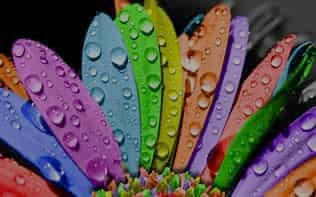
#> input picture images/colors.jpeg, 316 x 197 px
$ python histogram_equalizer_color.py
#> lines starting #> are read from the running program, lines starting #| are printed output that depends on the picture
#> further down, orginal is the input picture: shape (197, 316, 3); mean B, G, R 82, 82.4, 93.4
### graph_helper.py
from matplotlib import pyplot as plt
import numpy as np

class plot_graph:
    def display_histogram(img,title):
#> called with title = 'Histogram before Equalization'
        hist,bins=np.histogram(img.flatten(),256,[0,256])
#> hist = 256 values, max 15180 at index 0, min 0 at index 209, mean 729.5; bins = 257 values from 0 to 256
        plt.hist(img.flatten(),256,[0,256],color='blue')
        plt.title(title)
        plt.xlim([0,256])
        plt.show()
#> figure, not shown here; tallest bar 15180 high, from x = 0 to 1


### histogram_equalizer_color.py
import cv2
import numpy as np
from PIL import Image
from graph_helper import plot_graph

def hist_equalizer(color):
    h,bin_b=np.histogram(color.flatten(),256,[0,256])
    cdf=np.cumsum(h)
    cdf_m=np.ma.masked_equal(cdf,0)
    cdf_m=(cdf_m - cdf_m.min())*255/(cdf_m.max()-cdf_m.min())
    cdf_final=np.ma.filled(cdf_m,0).astype('uint8')
    return cdf_final[color]

def myhistogram_equalization(img):
    blue,green,red=cv2.split(img)
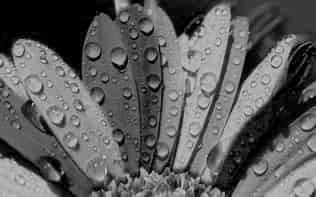
#> red: shape (197, 316); min 0, max 208, mean 93.4
    equ_b=hist_equalizer(blue)
#> in hist_equalizer, `h,bin_b=np.histogram(color.flatten(),256,[0,256])`: h = 256 values, max 5875 at index 0, min 0 at index 201, mean 243.2; bin_b = 257 values from 0 to 256
#> in hist_equalizer, `cdf=np.cumsum(h)`: cdf = 256 values from 5875 to 62252
#> in hist_equalizer, `cdf_final=np.ma.filled(cdf_m,0).astype('uint8')`: cdf_final = 256 values from 0 to 255
#> in hist_equalizer, `return cdf_final[color]`:
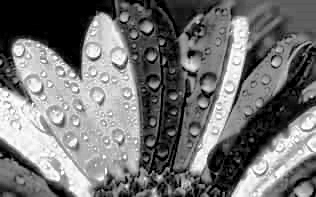
#> returned value: shape (197, 316); min 0, max 255, mean 115.7
    equ_g=hist_equalizer(green)
#> in hist_equalizer (call 2), `h,bin_b=np.histogram(color.flatten(),256,[0,256])`: h = 256 values, max 4836 at index 0, min 0 at index 195, mean 243.2
#> in hist_equalizer (call 2), `cdf=np.cumsum(h)`: cdf = 256 values from 4836 to 62252
#> in hist_equalizer (call 2), `return cdf_final[color]`:
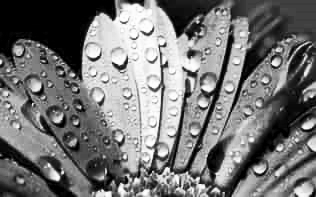
#> returned value: shape (197, 316); min 0, max 255, mean 117.9
    equ_r=hist_equalizer(red)
#> in hist_equalizer (call 3), `h,bin_b=np.histogram(color.flatten(),256,[0,256])`: h = 256 values, max 4469 at index 0, min 0 at index 205, mean 243.2
#> in hist_equalizer (call 3), `cdf=np.cumsum(h)`: cdf = 256 values from 4469 to 62252
#> in hist_equalizer (call 3), `return cdf_final[color]`:
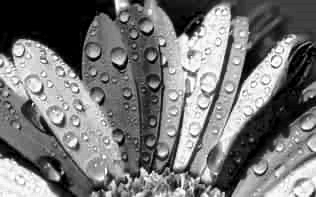
#> returned value: shape (197, 316); min 0, max 255, mean 118.6
    equ=cv2.merge((equ_b,equ_g,equ_r))
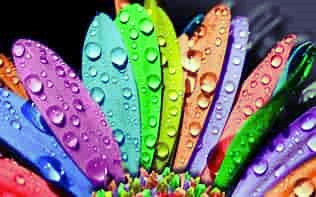
#> equ: shape (197, 316, 3); mean B, G, R 115.7, 117.9, 118.6
    return equ

def histogram_equalization(img):
    blue,green,red=cv2.split(img)
    equ_b=cv2.equalizeHist(blue)
    equ_g=cv2.equalizeHist(green)
    equ_r=cv2.equalizeHist(red)
    equ=cv2.merge((equ_b,equ_g,equ_r))
    return equ

if __name__=='__main__':
    orginal=cv2.imread('./images/colors.jpeg')
    plot_graph.display_histogram(orginal,'Histogram before Equalization')
    #final=histogram_equalization(orginal)
    final=myhistogram_equalization(orginal)
    plot_graph.display_histogram(final,'Histogram after Equalization')
#> call 2 of display_histogram, with title = 'Histogram after Equalization'
#> in display_histogram (call 2), `hist,bins=np.histogram(img.flatten(),256,[0,256])`: hist = 256 values, max 15180 at index 0, min 0 at index 13, mean 729.5
#> in display_histogram (call 2), `plt.show()`:
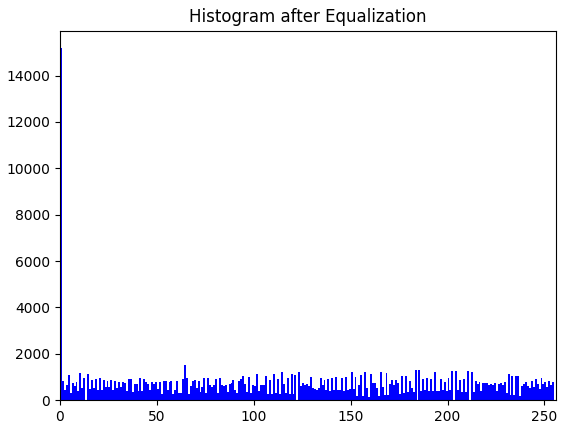
#> figure drawn by matplotlib, 1 panel; tallest bar 15180 high, from x = 0 to 1
    ''' cv2.namedWindow("Before and After", cv2.WINDOW_NORMAL)
    cv2.resizeWindow("Before and After", 700, 700) '''
    stacked = np.hstack((orginal,final))
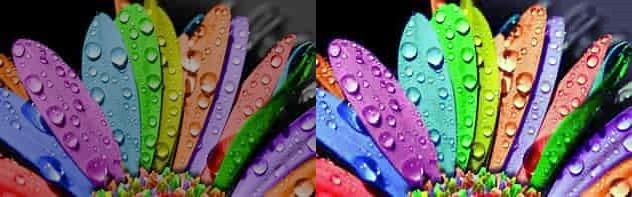
#> stacked: shape (197, 632, 3); mean B, G, R 98.9, 100.2, 106
    cv2.imshow('Before and After',stacked)
    cv2.waitKey(0)
    cv2.destroyAllWindows()

$ run again, with images/black-hole.jpeg copied over images/colors.jpeg
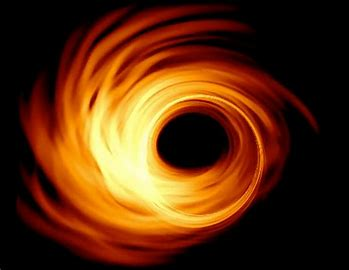
#> input picture images/black-hole.jpeg, 349 x 270 px
#> orginal is the input picture: shape (270, 349, 3); mean B, G, R 13.5, 44.5, 90.4
#> hist = 256 values, max 134352 at index 0, min 204 at index 211, mean 1104.3; bins = 257 values from 0 to 256
#> h = 256 values, max 55733 at index 0, min 0 at index 213, mean 368.1; bin_b = 257 values from 0 to 256
#> cdf = 256 values from 55733 to 94230
#> cdf_final = 256 values from 0 to 255
#> in myhistogram_equalization, `equ=cv2.merge((equ_b,equ_g,equ_r))`:
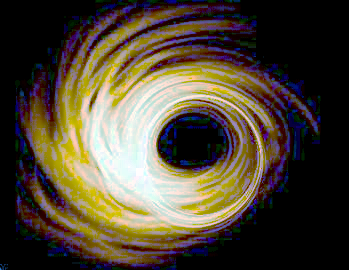
#> equ: shape (270, 349, 3); mean B, G, R 54.6, 70, 79.7
#> `stacked = np.hstack((orginal,final))`:
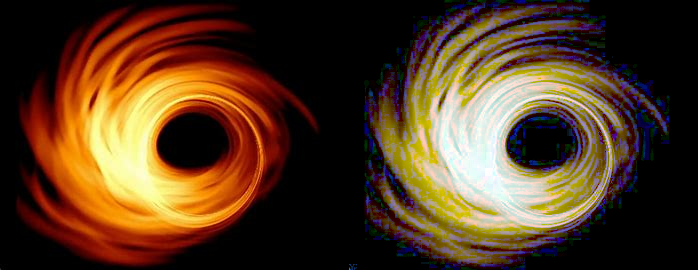
#> stacked: shape (270, 698, 3); mean B, G, R 34, 57.3, 85.1

$ run again, with images/cyclone-image.jpeg copied over images/colors.jpeg
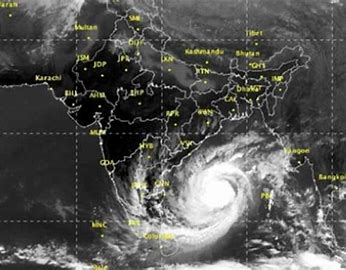
#> input picture images/cyclone-image.jpeg, 346 x 270 px
#> orginal is the input picture: shape (270, 346, 3); mean B, G, R 82.8, 85.2, 85.1
#> hist = 256 values, max 4697 at index 39, min 262 at index 244, mean 1094.8; bins = 257 values from 0 to 256
#> h = 256 values, max 1716 at index 0, min 86 at index 244, mean 364.9; bin_b = 257 values from 0 to 256
#> cdf = 256 values from 1716 to 93420
#> cdf_final = 256 values from 0 to 255
#> in myhistogram_equalization, `equ=cv2.merge((equ_b,equ_g,equ_r))`:
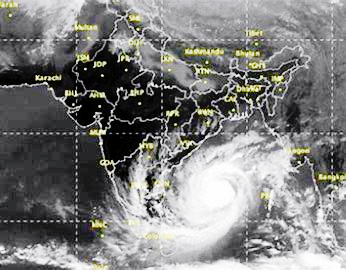
#> equ: shape (270, 346, 3); mean B, G, R 125.5, 126.4, 126.3
#> `stacked = np.hstack((orginal,final))`:
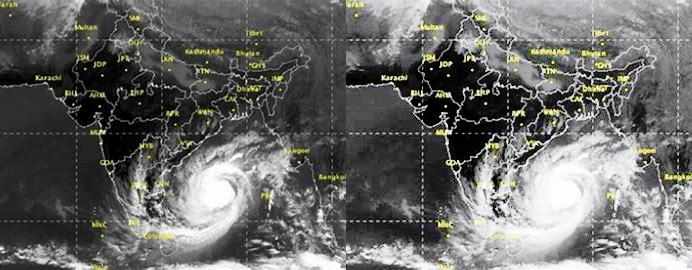
#> stacked: shape (270, 692, 3); mean B, G, R 104.2, 105.8, 105.7
